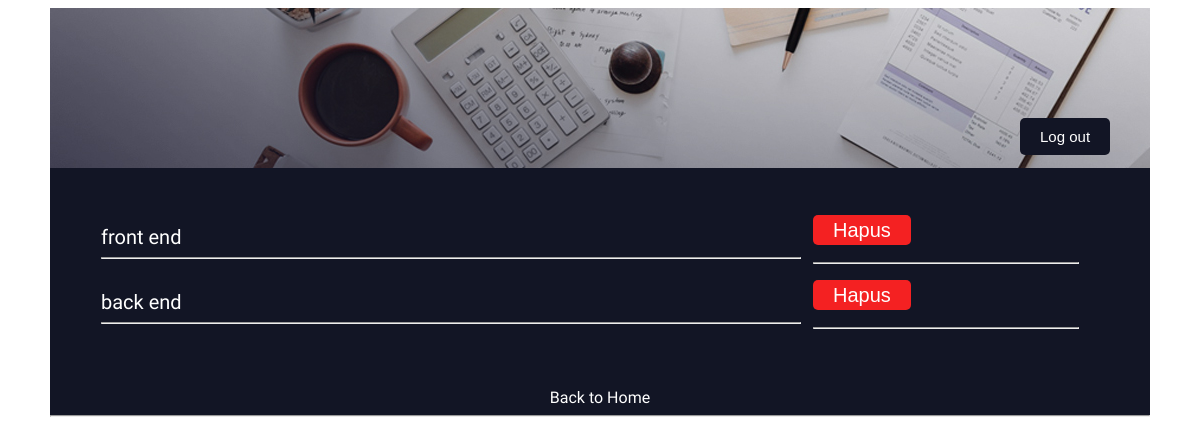
Before: /Admin/admin-pekerjaan.php (signed in) with the older database file.
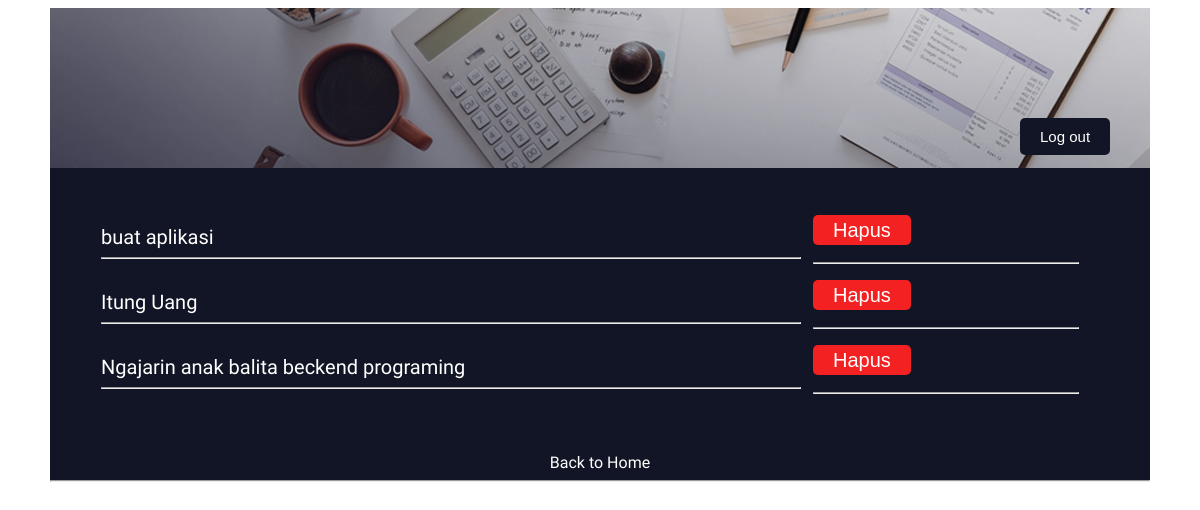
After: the same page with the newer database file.
### tables this page shows
CREATE TABLE `jobs` (
  `id` int(11) NOT NULL,
  `company_id` int(11) NOT NULL,
  `title` varchar(255) NOT NULL,
  `description` text NOT NULL,
  `requirements` text NOT NULL,
  `salary` decimal(10,2) NOT NULL,
  `deadline` date NOT NULL,
  `category` varchar(50) NOT NULL
);

### Admin/admin-pekerjaan.php (the view, shortened to what this page needs)
<?php
include '../db_connection.php';
$sql = "SELECT id, title FROM jobs";
$result = $conn->query($sql);
?>
<!DOCTYPE html>
<html>
<head>
    <link rel="stylesheet" type="text/css" href="../CSS/Admin/admin-pekerjaan.css">
</head>
<body>
    <div class="container">
        <div class="header">
        </div>
        <div class="log-out"><a href="../logout.php">Log out</a></div>
        <div class="posting">
            <table width="1000px" cellspacing="10px">
                <?php
                if ($result->num_rows > 0) {
                    while ($row = $result->fetch_assoc()) {
                        echo "<tr>";
                        echo "<td width='700px'><a href='admin-pekerjaan-about.php?id={$row['id']}'>{$row['title']}</a><hr></td>";
                        echo "<td><a href='delete-pekerjaan.php?id={$row['id']}' class='hapus'>Hapus</a><hr class='hr'></td>";
                        echo "</tr>";
                    }
                } else {
                    echo "<tr><td colspan='2'>No jobs found.</td></tr>";
                }
                ?>
            </table>
        </div>
        <div class="back-link" style="text-align: center; margin-top: 20px;">
            <a href="admin-home.php" style="color: white; text-decoration: none; font-size: 16px;">Back to Home</a>
        </div>
        <hr>
    </div>
</body>
</html>

Changed rows visible on the page:
removed jobs: title "front end"
removed jobs: title "back end"
added jobs: title "buat aplikasi"
added jobs: title "Itung Uang"
added jobs: title "Ngajarin anak balita beckend programing"
